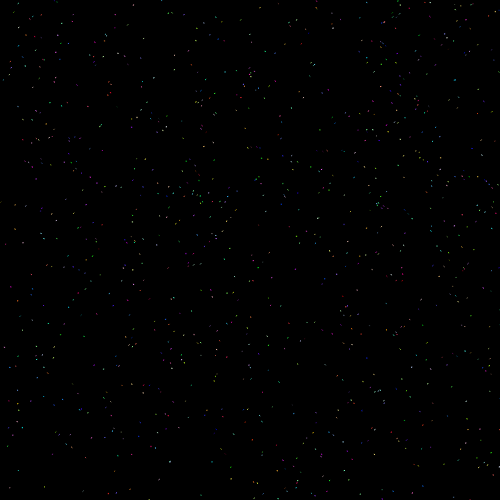
Frame 1 (no input)
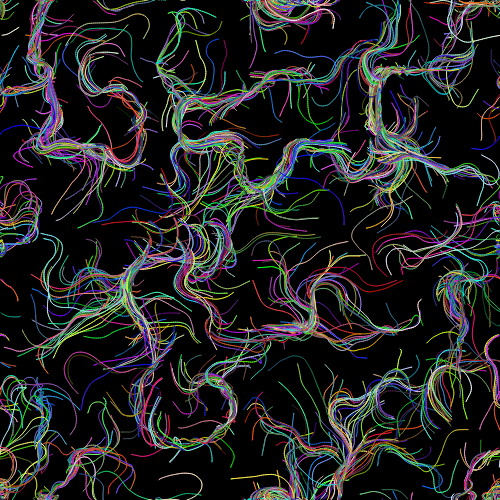
Frame 60 (no input)
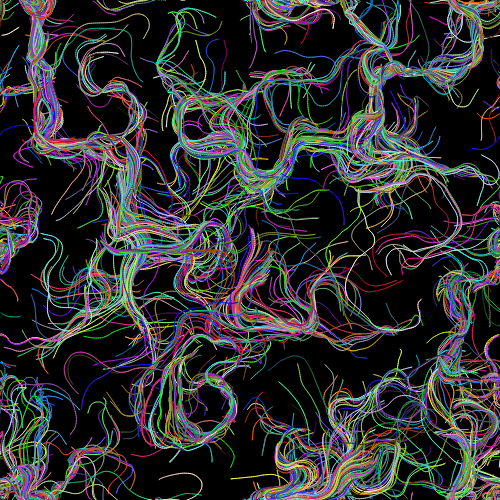
Frame 120 (the mouse pressed at the canvas centre since frame 60)

The p5.js sketch that drew these frames (run headless with seeded random() and noise() and a simulated clock; from frame 60 on, the mouse is pressed at the canvas centre):

// p5.js sketch
// ── sketch.js
var inc = .1;
var scl = 10;
var cols, rows;
var zoff = 0;
var fr;
var particles = [];
var flowfield;
var gradient = 10;
var rDirection = 1;
var gDirection = 1;
var bDirection = 1;

function setup() {
	createCanvas(500, 500);
	cols = floor(width/scl);
	rows = floor(height/scl);
	fr = createP('');

	flowfield = new Array(cols * rows);

	for(var i = 0; i < 1000; i++)
	{
		particles[i] = new Particle(random(255),random(255),random(255));
	}
background(0);

}

function draw()
{

	var yoff = 0;
	for(var y = 0; y < rows; y++)
	{
		xoff = 0;
		for(var x = 0; x < cols; x++)
		{
			var index = (x + y * cols);
			var angle = noise(xoff, yoff, zoff) * TWO_PI*4;
			var v = p5.Vector.fromAngle(angle);
			v.setMag(.5);
			flowfield[index] = v;
			xoff += inc;
			// stroke(0, 50);
			// push();
			// translate(x*scl, y*scl);
			// rotate(v.heading());
			// strokeWeight(1);
			// line(0,0, scl, 0);
			// pop();
		}
		yoff += inc;
		zoff += .0001;
	}
	for(var i = 0; i < particles.length; i++)
	{
		particles[i].follow(flowfield);
		particles[i].update();
		particles[i].edges();
		particles[i].show();
		particles[i].updateGradient();
	}

	fr.html("FPS: " + floor(frameRate()));
}

// ── particle.js
function Particle(r, g, b)
{
  this.r = r;
  this.g = g;
  this.b = b;
  this.pos = createVector(random(width),random(height));
  this.vel = createVector(0,0);
  this.acc = createVector(0,0);
  this.maxspeed = 2;
  this.prevPos = this.pos.copy();

  this.update = function()
  {
    this.vel.add(this.acc);
    this.vel.limit(this.maxspeed);
    this.pos.add(this.vel);
    this.acc.mult(0);
  }

  this.applyForce = function(force)
  {
    this.acc.add(force);
  }

  this.show = function()
  {
    stroke(this.r, this.g, this.b);
    strokeWeight(1);
    line(this.pos.x, this.pos.y, this.prevPos.x, this.prevPos.y);
    this.updatePrev();
  }

  this.updatePrev = function()
  {
    this.prevPos.x = this.pos.x;
    this.prevPos.y = this.pos.y;
  }
  this.edges = function()
  {
    if(this.pos.x > width)
    {
       this.pos.x = 0;
       this.updatePrev();
    }
    if(this.pos.x < 0)
    {
       this.pos.x = width;
       this.updatePrev();
    }
    if(this.pos.y > height)
    {
      this.pos.y = 0;
      this.updatePrev();
    }
    if(this.pos.y < 0)
    {
      this.pos.y = height;
      this.updatePrev();
    }
  }

  this.follow = function(vectors)
  {
    var x = floor(this.pos.x / scl);
    var y = floor(this.pos.y / scl);
    var index = x + y * cols;
    var force = vectors[index];
    this.applyForce(force);
  }

  this.updateGradient = function()
  {
    this.r += random(gradient) * rDirection;
    this.g += random(gradient) * gDirection;
    this.b += random(gradient) * bDirection;
    if(this.r > 255 || this.r < 0)
    {
      if(this.r > 255)
      {
        this.r = 255 - random(gradient);
      }
      if(this.r < 0)
      {
        this.r = 0 + random(gradient);
      }
      rDirection = rDirection * -1;
    }
    if(this.g > 255 || this.g < 0)
    {
      if(this.g > 255)
      {
        this.g = 255 - random(gradient);
      }
      if(this.g < 0)
      {
        this.g = 0 + random(gradient);
      }
      gDirection = gDirection * -1;
    }
    if(this.b > 255 || this.b < 0)
    {
      if(this.b > 255)
      {
        this.b = 255 - random(gradient);
      }
      if(this.b < 0)
      {
        this.b = 0 + random(gradient);
      }
      bDirection = bDirection * -1;
    }
  }
}
